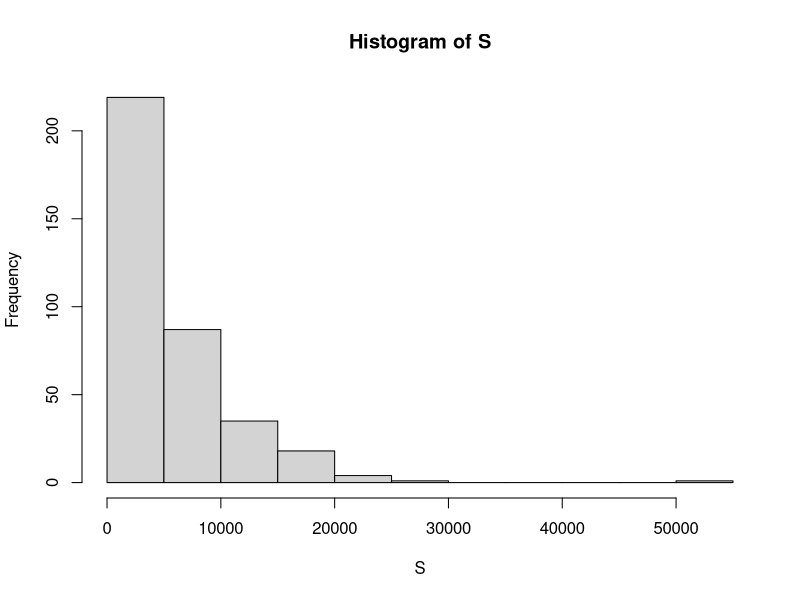

Write R code to recreate this figure. (Note: a time limit stopped this script after it produced the figure.)
# Frecuencia: N = # de siniestros al dia - Poisson(lambda = 3)
# Severidad: X = perdidas por siniestro - Paretto_II(alpha = 3, theta = 3500)
# Pérdidas agregadas: S = suma de todas las perdidas en todos los siniestros
# Muestra 365 dias:

N <- rpois(n = 365, lambda = 3)
N

## Pareto (tipo II): 

rpareto <- function(p, alpha, theta){
  
  pareto <- theta*((1/(1-p))^(1/alpha)-1)
  
  return(pareto)
  
}

rpareto(runif(1), alpha = 3, theta = 3500)

X <- matrix(nrow = 365, ncol = max(N))
dim(X)

for(i in 1:365){
  if(N[i] == 0){
    X[i,] <- rep(NA, max(N))
  } else {
    X[i,] <- c(rpareto(runif(N[i]), alpha = 3, theta = 3500), rep(NA, max(N) - N[i]))
  }
}

X[1:6,]
N

S <- rowSums(X, na.rm = TRUE)
S

hist(S)
mean(S)
max(S)
median(S)

# Simulaciones: 

sim <- 10000

N <- S <- matrix(nrow = 365, ncol = sim)
X <- list()

for(k in 1:sim){
  N[,k] <- rpois(n = 365, lambda = 3)
  X[[k]] <- matrix(nrow = 365, ncol = max(N[,k]))
  
  for(i in 1:365){
    if(N[i,k] == 0){
      X[[k]][i,] <- rep(NA, max(N[,k]))
    } else {
      X[[k]][i,] <- c(rpareto(runif(N[i,k]), alpha = 3, theta = 3500),
                              rep(NA, max(N[,k]) - N[i,k]))
    }
  }
  
  S[,k] <- rowSums(X[[k]], na.rm = TRUE)
}

dim(S)

medias <- apply(S, 2, mean)
hist(medias)
